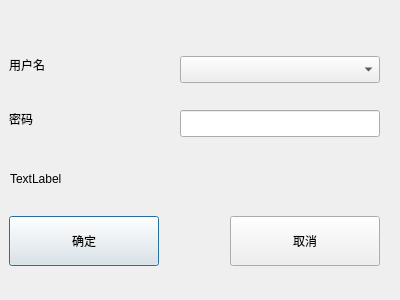
<?xml version="1.0" encoding="UTF-8"?>
<ui version="4.0">
 <class>CLoginDialog</class>
 <widget class="QDialog" name="CLoginDialog">
  <property name="geometry">
   <rect>
    <x>0</x>
    <y>0</y>
    <width>400</width>
    <height>300</height>
   </rect>
  </property>
  <property name="windowTitle">
   <string>Dialog</string>
  </property>
  <widget class="QLabel" name="label_descript">
   <property name="geometry">
    <rect>
     <x>10</x>
     <y>170</y>
     <width>150</width>
     <height>17</height>
    </rect>
   </property>
   <property name="text">
    <string>TextLabel</string>
   </property>
  </widget>
  <widget class="QComboBox" name="comboBox_user">
   <property name="geometry">
    <rect>
     <x>180</x>
     <y>56</y>
     <width>200</width>
     <height>27</height>
    </rect>
   </property>
  </widget>
  <widget class="QLabel" name="label">
   <property name="geometry">
    <rect>
     <x>9</x>
     <y>56</y>
     <width>150</width>
     <height>18</height>
    </rect>
   </property>
   <property name="text">
    <string>用户名</string>
   </property>
  </widget>
  <widget class="QPushButton" name="pushButton_login">
   <property name="geometry">
    <rect>
     <x>9</x>
     <y>216</y>
     <width>150</width>
     <height>50</height>
    </rect>
   </property>
   <property name="text">
    <string>确定</string>
   </property>
  </widget>
  <widget class="QPushButton" name="pushButton_cancle">
   <property name="geometry">
    <rect>
     <x>230</x>
     <y>216</y>
     <width>150</width>
     <height>50</height>
    </rect>
   </property>
   <property name="text">
    <string>取消</string>
   </property>
  </widget>
  <widget class="QLabel" name="label_2">
   <property name="geometry">
    <rect>
     <x>9</x>
     <y>110</y>
     <width>150</width>
     <height>18</height>
    </rect>
   </property>
   <property name="text">
    <string>密码</string>
   </property>
  </widget>
  <widget class="CMyQLineEdit" name="lineEdit_pass">
   <property name="geometry">
    <rect>
     <x>180</x>
     <y>110</y>
     <width>200</width>
     <height>27</height>
    </rect>
   </property>
  </widget>
 </widget>
 <customwidgets>
  <customwidget>
   <class>CMyQLineEdit</class>
   <extends>QLineEdit</extends>
   <header>keyboard/myqlineedit.h</header>
  </customwidget>
 </customwidgets>
 <resources/>
 <connections/>
</ui>
